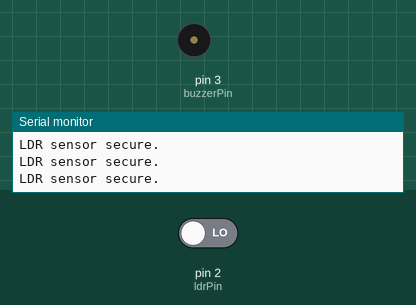
Recording of a sketch running on a simulated Arduino Uno, built with avr-gcc and run on an emulated ATmega328P. Parts: buzzer (waves = sounding, pin HIGH), the last lines printed to the serial monitor. Inputs (shaded band) come from the test bench; at power-on: pin 2 (ldrPin) LOW.

Above: at 1.2 s.
1.3 s: pin 2 (ldrPin) driven HIGH
At 2.5 s:
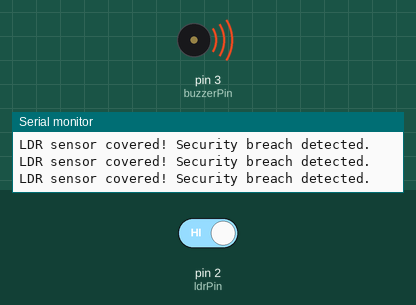
2.8 s: pin 2 (ldrPin) driven LOW
At 4.1 s:
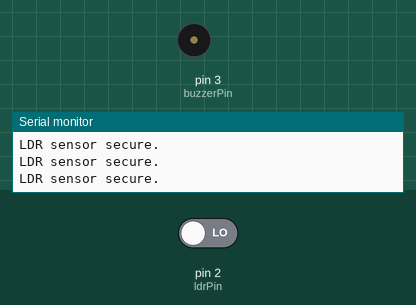
Timing chart, 0 to 5.8 s (numbered marks = the images above; inputs shaded):
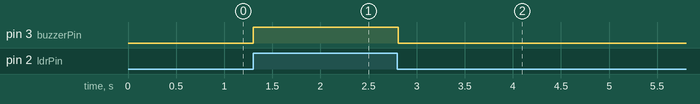

Measured:
- after the input at 1.3 s, pin 3 (buzzerPin): LOW → HIGH at once
- after the input at 2.8 s, pin 3 (buzzerPin): HIGH → LOW at once

The sketch:

LaserSecurityCode.ino
```cpp
const int ldrPin = 2;      // LDR sensor output pin
const int buzzerPin = 3;   // Buzzer module output pin

void setup() {
  pinMode(ldrPin, INPUT);
  pinMode(buzzerPin, OUTPUT);
  digitalWrite(buzzerPin,HIGH);
  Serial.begin(9600);
}

void loop() {
  int ldrValue = digitalRead(ldrPin); // Read LDR sensor value (HIGH or LOW)

  if (ldrValue == HIGH) {
    digitalWrite(buzzerPin, HIGH); // Turn on the buzzer
    Serial.println("LDR sensor covered! Security breach detected.");
  } else {
    digitalWrite(buzzerPin, LOW); // Turn off the buzzer
    Serial.println("LDR sensor secure.");
  }

  delay(100); // Add a short delay to avoid rapid triggering
}
```
